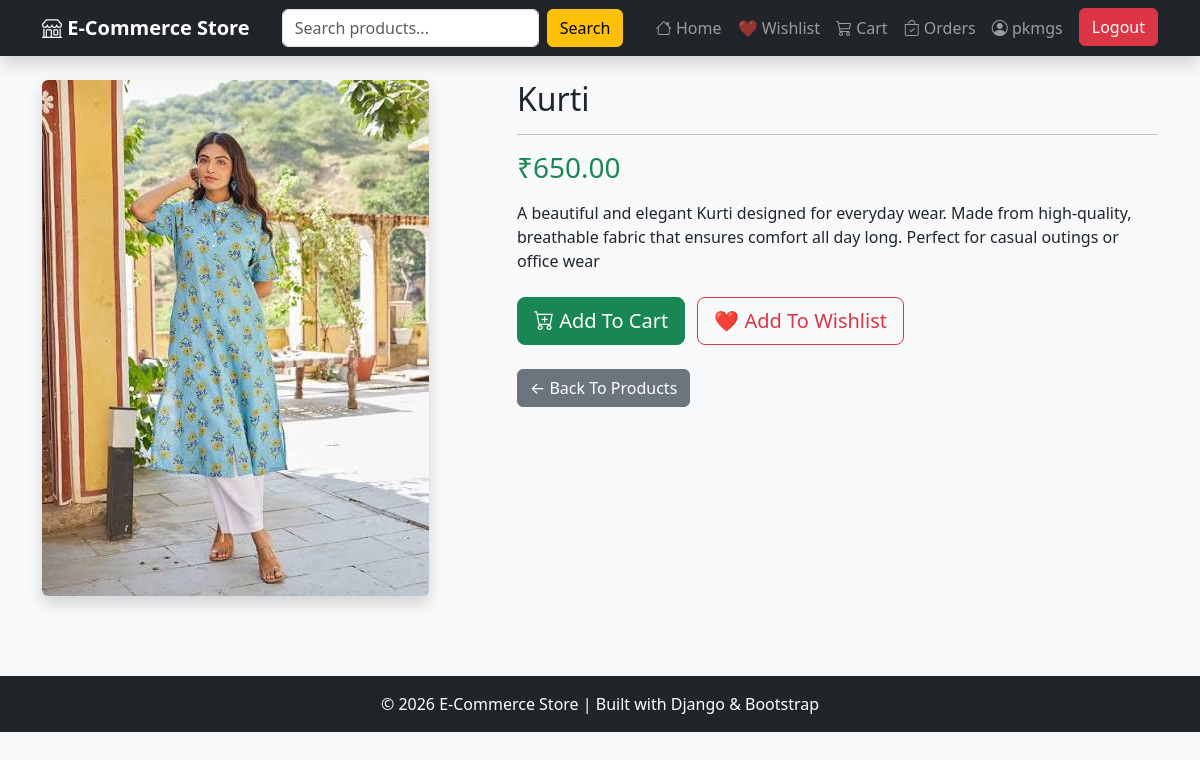
The page /product/4/ (signed in) on the database its author committed.
### store/models.py (models this page shows, shortened)
class Product(models.Model):
    category = models.ForeignKey(Category, on_delete=models.CASCADE)
    name = models.CharField(max_length=200)
    price = models.DecimalField(max_digits=10, decimal_places=2)
    description = models.TextField()
    image = models.ImageField(
        upload_to='products/',
        blank=True,
        null=True
    )

### store/views.py (the view)
# urls.py: path('product/<int:id>/', views.product_detail, name='product_detail'),
def product_detail(request, id):
    product = get_object_or_404(Product, id=id)
    return render(request, 'store/product_detail.html', {'product': product})

### store/templates/store/product_detail.html (shortened to what this page needs)
{% extends 'store/base.html' %}
{% block content %}
<div class="row">
    <div class="col-md-5">
        {% if product.image %}
            <img src="{{ product.image.url }}"
                 class="img-fluid rounded shadow"
                 alt="{{ product.name }}">
        {% else %}
            <img src="https://via.placeholder.com/500x400"
                 class="img-fluid rounded shadow"
                 alt="No Image">
        {% endif %}
    </div>
    <div class="col-md-7">
        <h2>{{ product.name }}</h2>
        <hr>
        <h3 class="text-success">
            ₹{{ product.price }}
        </h3>
        <p class="mt-3">
            {{ product.description }}
        </p>
        <div class="mt-4">
            <a href="{% url 'add_to_cart' product.id %}"
               class="btn btn-success btn-lg me-2">
                <i class="bi bi-cart-plus"></i>
                Add To Cart
            </a>
            <a href="{% url 'add_to_wishlist' product.id %}"
               class="btn btn-outline-danger btn-lg">
                ❤️ Add To Wishlist
            </a>
        </div>
        <div class="mt-4">
            <a href="/"
               class="btn btn-secondary">
                ← Back To Products
            </a>
        </div>
    </div>
</div>
{% endblock %}

### store/templates/store/base.html (shortened to what this page needs)
<!DOCTYPE html>
<html lang="en">
<head>
    <link href="https://cdn.jsdelivr.net/npm/bootstrap@5.3.3/dist/css/bootstrap.min.css" rel="stylesheet">
    <link rel="stylesheet"
          href="https://cdn.jsdelivr.net/npm/bootstrap-icons@1.11.3/font/bootstrap-icons.css">
</head>
<body>
<nav class="navbar navbar-expand-lg navbar-dark bg-dark shadow">
    <div class="container">
        <a class="navbar-brand" href="/">
            <i class="bi bi-shop"></i>
            E-Commerce Store
        </a>
        <form class="d-flex mx-3" method="GET" action="/">
            <input
                class="form-control me-2"
                type="search"
                name="q"
                placeholder="Search products..."
                value="{{ request.GET.q }}"
            >
            <button class="btn btn-warning" type="submit">
                Search
            </button>
        </form>
        <div class="collapse navbar-collapse" id="navbarNav">
            <ul class="navbar-nav ms-auto">
                <li class="nav-item">
                    <a class="nav-link" href="/">
                        <i class="bi bi-house"></i>
                        Home
                    </a>
                </li>
                {% if user.is_authenticated %}
                <li class="nav-item">
                    <a class="nav-link" href="{% url 'wishlist' %}">
                        ❤️ Wishlist
                    </a>
                </li>
                <li class="nav-item">
                    <a class="nav-link" href="{% url 'cart' %}">
                        <i class="bi bi-cart3"></i>
                        Cart
                    </a>
                </li>
                <li class="nav-item">
                    <a class="nav-link" href="{% url 'my_orders' %}">
                        <i class="bi bi-bag-check"></i>
                        Orders
                    </a>
                </li>
                <li class="nav-item">
                    <span class="nav-link">
                        <i class="bi bi-person-circle"></i>
                        {{ user.username }}
                    </span>
                </li>
                <li class="nav-item">
                    <a class="btn btn-danger ms-2"
                       href="{% url 'logout' %}">
                        Logout
                    </a>
                </li>
                {% endif %}
            </ul>
        </div>
    </div>
</nav>
<div class="container mt-4">
    {% block content %}
    {% endblock %}
</div>
<footer class="bg-dark text-white text-center py-3">
    <div class="container">
        <p class="mb-0">
            © 2026 E-Commerce Store | Built with Django & Bootstrap
        </p>
    </div>
</footer>
</body>
</html>

### store/templates/store/base.html (style rules this page uses)
body { background-color:#f8f9fa; }
.navbar { position: sticky; top: 0; z-index: 1000; backdrop-filter: blur(10px); }
.navbar-brand { font-weight:bold; }
footer { margin-top:80px; }

### rows shown on the page
Product: image (picture), name "Kurti", price "650.00", description "A beautiful and elegant Kurti designed for everyday wear. Made from high-quality, breathable fabric that ensures comfort all day long. Perfect for casual outings or office wear"

### other values the page prints
{{ user.username }} "pkmgs"
